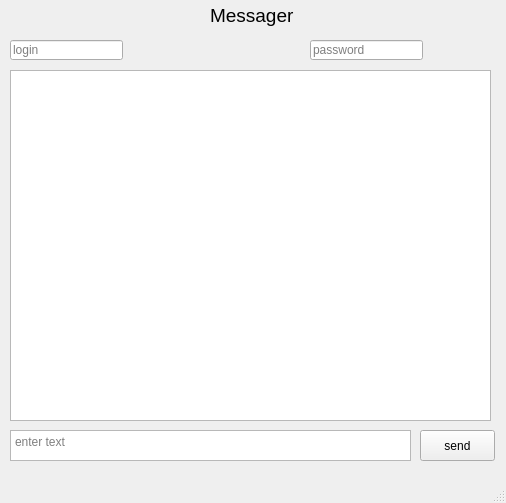
<?xml version="1.0" encoding="UTF-8"?>
<ui version="4.0">
 <class>MainWindow</class>
 <widget class="QMainWindow" name="MainWindow">
  <property name="geometry">
   <rect>
    <x>0</x>
    <y>0</y>
    <width>506</width>
    <height>503</height>
   </rect>
  </property>
  <property name="windowTitle">
   <string>MainWindow</string>
  </property>
  <widget class="QWidget" name="centralwidget">
   <widget class="QLabel" name="label">
    <property name="geometry">
     <rect>
      <x>210</x>
      <y>0</y>
      <width>101</width>
      <height>31</height>
     </rect>
    </property>
    <property name="font">
     <font>
      <pointsize>14</pointsize>
     </font>
    </property>
    <property name="text">
     <string>Messager</string>
    </property>
   </widget>
   <widget class="QTextBrowser" name="textBrowser">
    <property name="geometry">
     <rect>
      <x>10</x>
      <y>70</y>
      <width>481</width>
      <height>351</height>
     </rect>
    </property>
   </widget>
   <widget class="QTextEdit" name="textEdit">
    <property name="geometry">
     <rect>
      <x>10</x>
      <y>430</y>
      <width>401</width>
      <height>31</height>
     </rect>
    </property>
    <property name="tabChangesFocus">
     <bool>false</bool>
    </property>
    <property name="placeholderText">
     <string>enter text</string>
    </property>
   </widget>
   <widget class="QPushButton" name="pushButton">
    <property name="geometry">
     <rect>
      <x>420</x>
      <y>430</y>
      <width>75</width>
      <height>31</height>
     </rect>
    </property>
    <property name="text">
     <string>send</string>
    </property>
   </widget>
   <widget class="QLineEdit" name="lineEdit">
    <property name="geometry">
     <rect>
      <x>10</x>
      <y>40</y>
      <width>113</width>
      <height>20</height>
     </rect>
    </property>
    <property name="placeholderText">
     <string>login</string>
    </property>
   </widget>
   <widget class="QLineEdit" name="lineEdit_2">
    <property name="geometry">
     <rect>
      <x>310</x>
      <y>40</y>
      <width>113</width>
      <height>20</height>
     </rect>
    </property>
    <property name="placeholderText">
     <string>password</string>
    </property>
   </widget>
  </widget>
  <widget class="QStatusBar" name="statusbar"/>
 </widget>
 <resources/>
 <connections/>
</ui>
